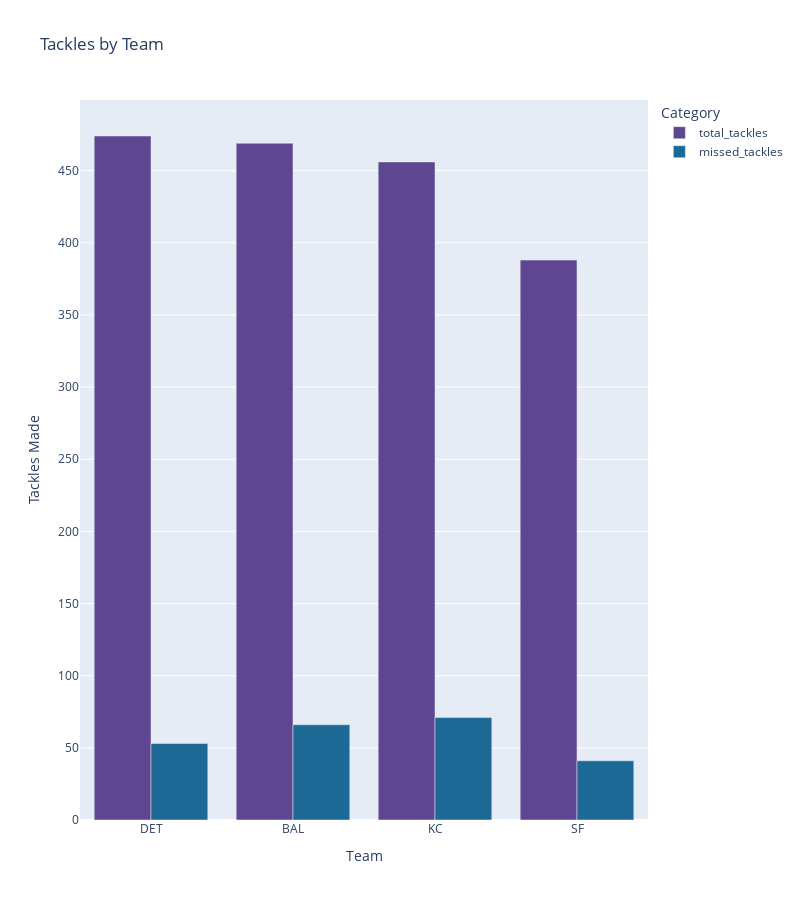

The notebook cell saved with this chart:
### Markdown cell above
### Team Performance:

1. **Total Tackles by Team**: We'll aggregate the total number of tackles made by players of each team to get a sense of which teams are the best at stopping their opponents.
2. **Total Missed Tackles by Team**: We'll also aggregate the missed tackles to determine which teams might need to improve their tackling.
3. **Win Rate**: Using the `games.csv` data, we'll calculate the win rate for each team over the season.

Let's start by calculating the total tackles and missed tackles for each team. Since the `tackles.csv` file doesn't directly contain the team of each player, we'll first join it with the `plays.csv` data to get the defensive team for each play, and then aggregate the metrics.

### Code cell
# Merge tackles data with plays data to get the defensive team for each play
team_tackles_df = tackles.merge(plays[['gameId', 'playId', 'defensiveTeam']], on=['gameId', 'playId'])

# Calculate total tackles and missed tackles for each team
team_performance = team_tackles_df.groupby('defensiveTeam').agg(
    total_tackles=('total_tackles', 'sum'),
    total_assists=('assist', 'sum'),
    total_forced_fumbles=('forcedFumble','sum'),
    missed_tackles=('pff_missedTackle', 'sum')
).reset_index()

# Calculate total assists + tackles
team_performance['total_tackles_and_assists'] = team_performance['total_tackles'] + team_performance['total_assists']

# Calculate tackle efficiency
team_performance['tackle_efficiency'] = team_performance['total_tackles'] / (team_performance['total_tackles'] + team_performance['missed_tackles'])

# Filter to just display the final four teams
filtered_teams = ['BAL', 'DET', 'SF', 'KC']
team_performance_filtered = team_performance[team_performance['defensiveTeam'].isin(filtered_teams)]

# Sort teams by total tackles in descending order
team_performance_sorted = team_performance_filtered.sort_values(by='total_tackles', ascending=False)


# Melt DataFrame to long format
team_performance_long = pd.melt(team_performance_sorted, id_vars='defensiveTeam', value_vars=['total_tackles', 'missed_tackles'],
                                var_name='Category', value_name='Value')
# Order the list by tackles
ordered_teams = team_performance_sorted['defensiveTeam'].unique()

# Map the defensive teams to an order using Categorical data type
team_performance_long['defensiveTeam'] = pd.Categorical(team_performance_long['defensiveTeam'], categories=ordered_teams, ordered=True)

# Sort the DataFrame by 'defensiveTeam' according to the order defined above
team_performance_long = team_performance_long.sort_values('defensiveTeam')

# Plot the long DataFrame
fig = px.bar(
    team_performance_long,
    x='defensiveTeam',
    y='Value', 
    color='Category', 
    barmode='group',  
    title='Tackles by Team',
    height=900,
    width=800,
    orientation='v',
    color_discrete_sequence=px.colors.qualitative.Prism,
)
# Improve layout
fig.update_layout(
    xaxis_title='Team',
    yaxis_title='Tackles Made',
)

fig.show()

### Figure 1 — Plotly figure (JSON) as saved in the notebook; plotly's stock layout.template omitted (floating-point values rounded to 4 significant figures)
{"data": [{"alignmentgroup": "True", "hovertemplate": "Category=total_tackles<br>defensiveTeam=%{x}<br>Value=%{y}<extra></extra>", "legendgroup": "total_tackles", "marker": {"color": "rgb(95, 70, 144)", "pattern": {"shape": ""}}, "name": "total_tackles", "offsetgroup": "total_tackles", "orientation": "v", "showlegend": true, "textposition": "auto", "type": "bar", "x": ["DET", "BAL", "KC", "SF"], "xaxis": "x", "y": [474, 469, 456, 388], "yaxis": "y"}, {"alignmentgroup": "True", "hovertemplate": "Category=missed_tackles<br>defensiveTeam=%{x}<br>Value=%{y}<extra></extra>", "legendgroup": "missed_tackles", "marker": {"color": "rgb(29, 105, 150)", "pattern": {"shape": ""}}, "name": "missed_tackles", "offsetgroup": "missed_tackles", "orientation": "v", "showlegend": true, "textposition": "auto", "type": "bar", "x": ["DET", "BAL", "KC", "SF"], "xaxis": "x", "y": [53, 66, 71, 41], "yaxis": "y"}], "layout": {"barmode": "group", "height": 900, "legend": {"title": {"text": "Category"}, "tracegroupgap": 0}, "title": {"text": "Tackles by Team"}, "width": 800, "xaxis": {"anchor": "y", "autorange": true, "domain": [0, 1], "range": [-0.5, 3.5], "title": {"text": "Team"}, "type": "category"}, "yaxis": {"anchor": "x", "autorange": true, "domain": [0, 1], "range": [0, 498.9], "title": {"text": "Tackles Made"}, "type": "linear"}}}
